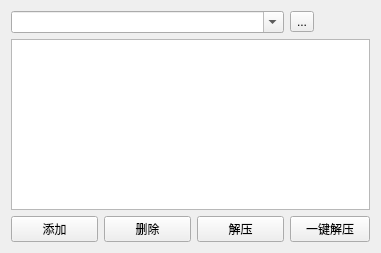
<?xml version="1.0" encoding="UTF-8"?>
<ui version="4.0">
 <class>MyZip</class>
 <widget class="QWidget" name="MyZip">
  <property name="geometry">
   <rect>
    <x>0</x>
    <y>0</y>
    <width>381</width>
    <height>253</height>
   </rect>
  </property>
  <property name="windowTitle">
   <string>MyZip</string>
  </property>
  <layout class="QHBoxLayout" name="horizontalLayout">
   <item>
    <layout class="QGridLayout" name="gridLayout">
     <item row="0" column="0" colspan="3">
      <widget class="QComboBox" name="comboBox">
       <property name="editable">
        <bool>true</bool>
       </property>
      </widget>
     </item>
     <item row="0" column="3">
      <widget class="QToolButton" name="tBtn">
       <property name="text">
        <string>...</string>
       </property>
      </widget>
     </item>
     <item row="1" column="0" colspan="4">
      <widget class="QTableWidget" name="tableWidget"/>
     </item>
     <item row="2" column="0">
      <widget class="QPushButton" name="btn_add">
       <property name="text">
        <string>添加</string>
       </property>
      </widget>
     </item>
     <item row="2" column="1">
      <widget class="QPushButton" name="btn_del">
       <property name="text">
        <string>删除</string>
       </property>
      </widget>
     </item>
     <item row="2" column="2">
      <widget class="QPushButton" name="btn_zip">
       <property name="text">
        <string>解压</string>
       </property>
      </widget>
     </item>
     <item row="2" column="3">
      <widget class="QPushButton" name="btn_auto">
       <property name="text">
        <string>一键解压</string>
       </property>
      </widget>
     </item>
    </layout>
   </item>
  </layout>
 </widget>
 <layoutdefault spacing="6" margin="11"/>
 <resources/>
 <connections/>
</ui>
